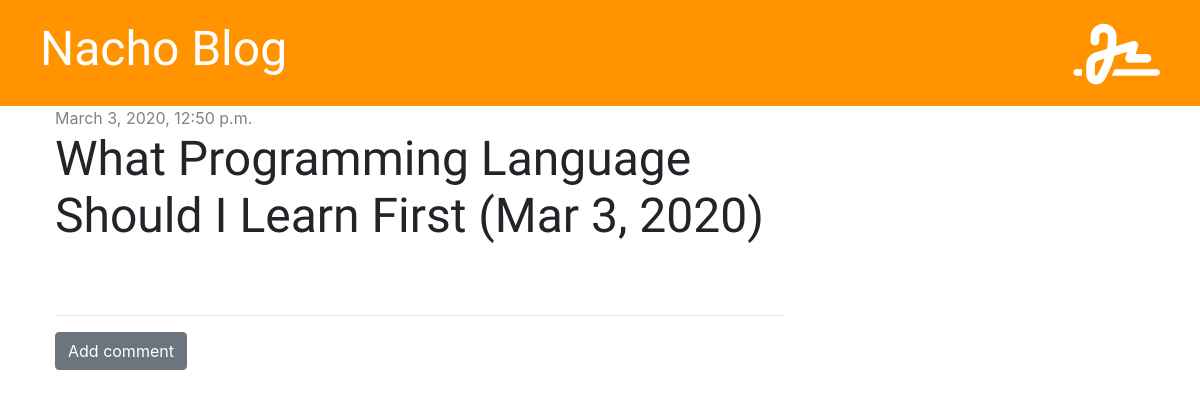
Before: /post/1/ with the older database file.
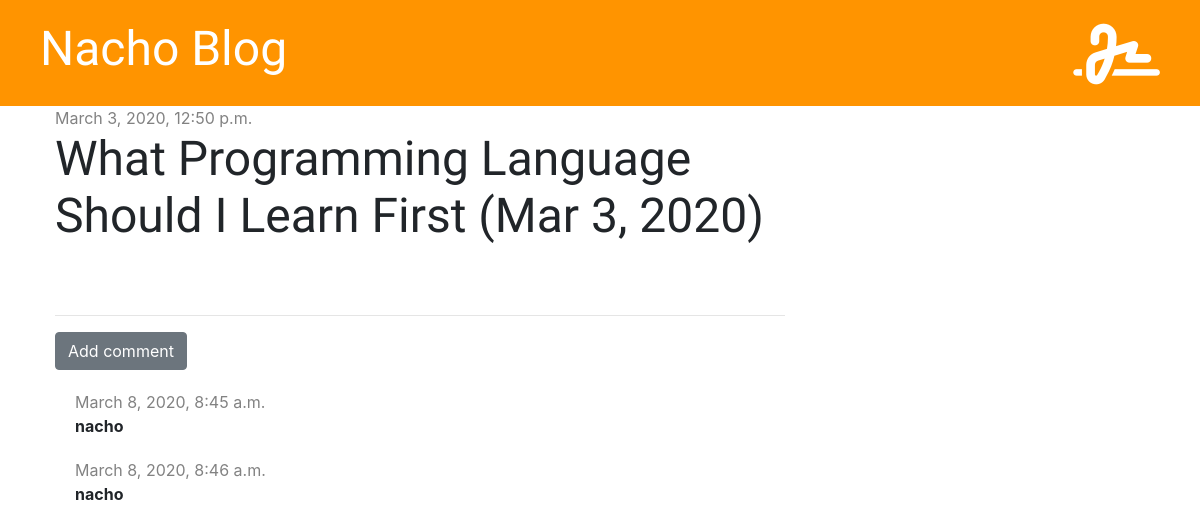
After: the same page with the newer database file.
### blog/models.py (models this page shows, shortened)
class Comment(models.Model):
    post = models.ForeignKey('blog.Post', on_delete=models.CASCADE, related_name='comments')
    author = models.CharField(max_length=200)
    text = models.TextField()
    created_date = models.DateTimeField(default=timezone.now)
    approved = models.BooleanField(default=False)

### blog/views.py (the view)
# urls.py: path('post/<int:pk>/', views.post_detail, name='post_detail'),
def post_detail(request, pk):
    post = get_object_or_404(Post, pk=pk)
    stuff_for_frontend = {'post': post}
    return render(request, 'blog/post_detail.html', stuff_for_frontend)

### blog/templatetags/markdownify.py (called while the page is built)
@register.filter
def markdown(value):
    renderer = HighlightRenderer()
    markdown = mistune.Markdown(renderer=renderer)
    return markdown(value)

### blog/templates/blog/post_detail.html (shortened to what this page needs)
{% extends 'blog/base.html' %}
{% load markdownify %}
{% block content %}
    <div class="post">
        {% if post.published_date %}
            <div class="date">
                {{ post.published_date }}
            </div>
        {% else %}
            <a href="{% url 'post_publish' pk=post.pk %}" class="btn btn-primary">Publish</a>
        {% endif %}
        <h1>{{ post.title }}</h1>
    </div>
    <hr>
    <a href="{% url 'add_comment_to_post' pk=post.pk %}" class="btn btn-secondary">Add comment</a>
    {% for comment in post.comments.all %}
        {% if user.is_authenticated or comment.approved %}
            <div class="comment">
                <div class="date">
                    {{ comment.created_date }}
                </div>
                <strong>{{ comment.author }}</strong>
            </div>
        {% endif %}
    {% empty %}
        <p>No comments yet...</p>
    {% endfor %}
{% endblock %}

Changed rows visible on the page:
now on this page (row edited): Comment: created_date "March 8, 2020, 8:45 a.m.", author "nacho"
now on this page (row edited): Comment: created_date "March 8, 2020, 8:46 a.m.", author "nacho"
